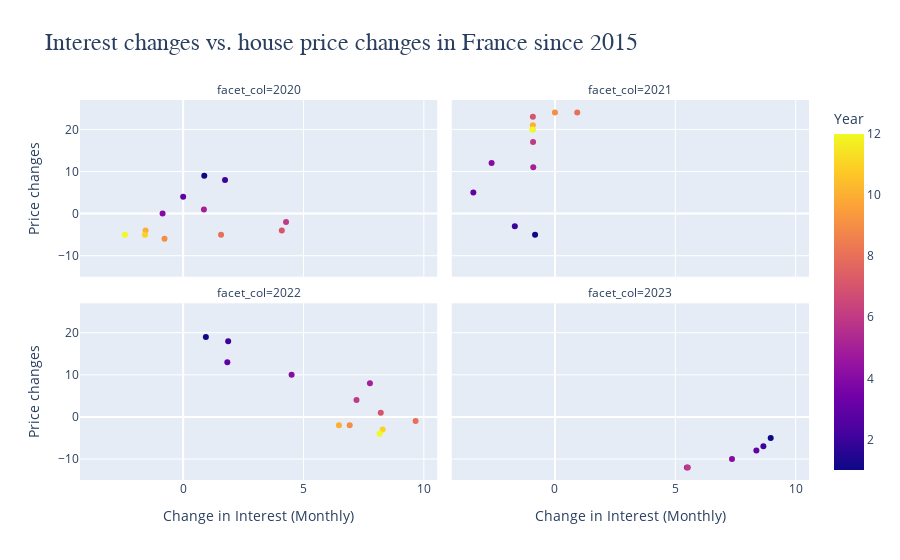

Write notebook code for a chart like this one.
### Code cell
fig3_df = n_sales.loc[
        n_sales.index.isin(final.loc['2020-01-01':'2023-06-30'].index.to_list())
    ].copy()

fig3 = px.scatter(
    data_frame=final, 
    x=final.loc['2020-01-01':'2023-06-30']['interest_diff'], 
    y=fig3_df['00'], 
    hover_name=fig3_df.index.date,
    color=fig3_df.index.month,
    facet_col=fig3_df.index.year,
    facet_col_wrap=2,
    labels={
        "x": "Change in Interest (Monthly)",
        "y": "Price changes",
        "color": "Year"
        },
    title="Interest changes vs. house price changes in France since 2015"
    )

fig3.update_layout(dict(title="Interest changes vs. house price changes in France since 2015",
                        title_font_family="Times New Roman",
                        title_font_size = 24,
                       ))

fig3.show()

### Figure 1 — Plotly figure (JSON) as saved in the notebook; plotly's stock layout.template omitted (floating-point values rounded to 4 significant figures)
{"data": [{"hovertemplate": "<b>%{hovertext}</b><br><br>facet_col=2020<br>Change in Interest (Monthly)=%{x}<br>Price changes=%{y}<br>Year=%{marker.color}<extra></extra>", "hovertext": ["2020-01-31", "2020-02-29", "2020-03-31", "2020-04-30", "2020-05-31", "2020-06-30", "2020-07-31", "2020-08-31", "2020-09-30", "2020-10-31", "2020-11-30", "2020-12-31"], "legendgroup": "", "marker": {"color": [1, 2, 3, 4, 5, 6, 7, 8, 9, 10, 11, 12], "coloraxis": "coloraxis", "symbol": "circle"}, "mode": "markers", "name": "", "orientation": "v", "showlegend": false, "type": "scatter", "x": [0.8772, 1.739, 0, -0.8547, 0.8621, 4.274, 4.098, 1.575, -0.7752, -1.562, -1.587, -2.419], "xaxis": "x3", "y": [9, 8, 4, 0, 1, -2, -4, -5, -6, -4, -5, -5], "yaxis": "y3"}, {"hovertemplate": "<b>%{hovertext}</b><br><br>facet_col=2021<br>Change in Interest (Monthly)=%{x}<br>Price changes=%{y}<br>Year=%{marker.color}<extra></extra>", "hovertext": ["2021-01-31", "2021-02-28", "2021-03-31", "2021-04-30", "2021-05-31", "2021-06-30", "2021-07-31", "2021-08-31", "2021-09-30", "2021-10-31", "2021-11-30", "2021-12-31"], "legendgroup": "", "marker": {"color": [1, 2, 3, 4, 5, 6, 7, 8, 9, 10, 11, 12], "coloraxis": "coloraxis", "symbol": "circle"}, "mode": "markers", "name": "", "orientation": "v", "showlegend": false, "type": "scatter", "x": [-0.8264, -1.667, -3.39, -2.632, -0.9009, -0.9091, -0.9174, 0.9259, 0, -0.9174, -0.9259, -0.9346], "xaxis": "x4", "y": [-5, -3, 5, 12, 11, 17, 23, 24, 24, 21, 20, 20], "yaxis": "y4"}, {"hovertemplate": "<b>%{hovertext}</b><br><br>facet_col=2022<br>Change in Interest (Monthly)=%{x}<br>Price changes=%{y}<br>Year=%{marker.color}<extra></extra>", "hovertext": ["2022-01-31", "2022-02-28", "2022-03-31", "2022-04-30", "2022-05-31", "2022-06-30", "2022-07-31", "2022-08-31", "2022-09-30", "2022-10-31", "2022-11-30", "2022-12-31"], "legendgroup": "", "marker": {"color": [1, 2, 3, 4, 5, 6, 7, 8, 9, 10, 11, 12], "coloraxis": "coloraxis", "symbol": "circle"}, "mode": "markers", "name": "", "orientation": "v", "showlegend": false, "type": "scatter", "x": [0.9434, 1.869, 1.835, 4.505, 7.759, 7.2, 8.209, 9.655, 6.918, 6.471, 8.287, 8.163], "xaxis": "x", "y": [19, 18, 13, 10, 8, 4, 1, -1, -2, -2, -3, -4], "yaxis": "y"}, {"hovertemplate": "<b>%{hovertext}</b><br><br>facet_col=2023<br>Change in Interest (Monthly)=%{x}<br>Price changes=%{y}<br>Year=%{marker.color}<extra></extra>", "hovertext": ["2023-01-31", "2023-02-28", "2023-03-31", "2023-04-30", "2023-05-31", "2023-06-30"], "legendgroup": "", "marker": {"color": [1, 2, 3, 4, 5, 6], "coloraxis": "coloraxis", "symbol": "circle"}, "mode": "markers", "name": "", "orientation": "v", "showlegend": false, "type": "scatter", "x": [8.962, 8.658, 8.367, 7.353, 5.479, 5.519], "xaxis": "x2", "y": [-5, -7, -8, -10, -12, -12], "yaxis": "y2"}], "layout": {"annotations": [{"font": {}, "showarrow": false, "text": "facet_col=2022", "x": 0.245, "xanchor": "center", "xref": "paper", "y": 0.465, "yanchor": "bottom", "yref": "paper"}, {"font": {}, "showarrow": false, "text": "facet_col=2023", "x": 0.755, "xanchor": "center", "xref": "paper", "y": 0.465, "yanchor": "bottom", "yref": "paper"}, {"font": {}, "showarrow": false, "text": "facet_col=2020", "x": 0.245, "xanchor": "center", "xref": "paper", "y": 1.0, "yanchor": "bottom", "yref": "paper"}, {"font": {}, "showarrow": false, "text": "facet_col=2021", "x": 0.755, "xanchor": "center", "xref": "paper", "y": 1.0, "yanchor": "bottom", "yref": "paper"}], "coloraxis": {"colorbar": {"title": {"text": "Year"}}, "colorscale": [[0, "#0d0887"], [0.1111, "#46039f"], [0.2222, "#7201a8"], [0.3333, "#9c179e"], [0.4444, "#bd3786"], [0.5556, "#d8576b"], [0.6667, "#ed7953"], [0.7778, "#fb9f3a"], [0.8889, "#fdca26"], [1, "#f0f921"]]}, "legend": {"tracegroupgap": 0}, "title": {"font": {"family": "Times New Roman", "size": 24}, "text": "Interest changes vs. house price changes in France since 2015"}, "xaxis": {"anchor": "y", "domain": [0, 0.49], "title": {"text": "Change in Interest (Monthly)"}}, "xaxis2": {"anchor": "y2", "domain": [0.51, 1], "matches": "x", "title": {"text": "Change in Interest (Monthly)"}}, "xaxis3": {"anchor": "y3", "domain": [0, 0.49], "matches": "x", "showticklabels": false}, "xaxis4": {"anchor": "y4", "domain": [0.51, 1], "matches": "x", "showticklabels": false}, "yaxis": {"anchor": "x", "domain": [0, 0.465], "title": {"text": "Price changes"}}, "yaxis2": {"anchor": "x2", "domain": [0, 0.465], "matches": "y", "showticklabels": false}, "yaxis3": {"anchor": "x3", "domain": [0.535, 1.0], "matches": "y", "title": {"text": "Price changes"}}, "yaxis4": {"anchor": "x4", "domain": [0.535, 1.0], "matches": "y", "showticklabels": false}}}
